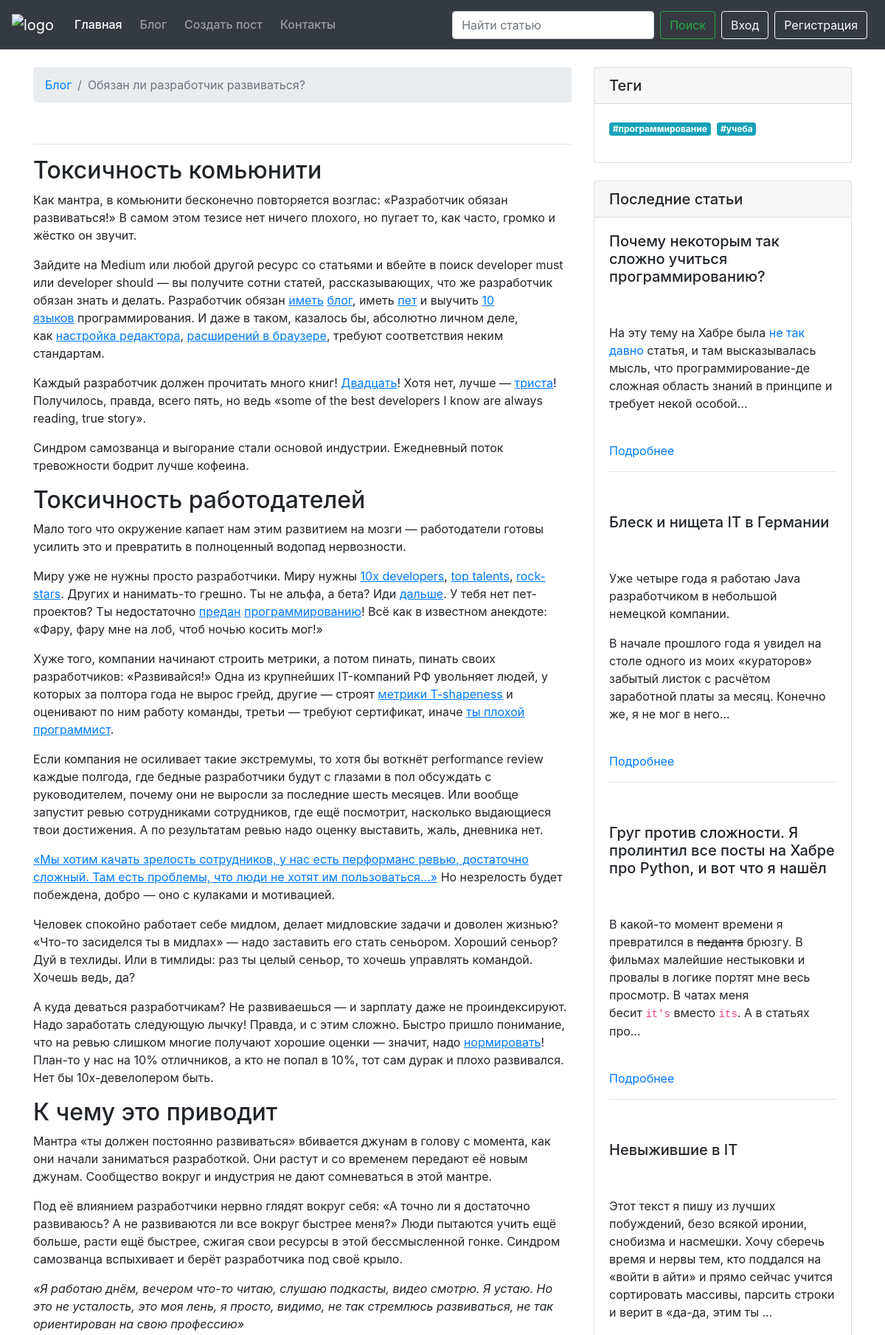
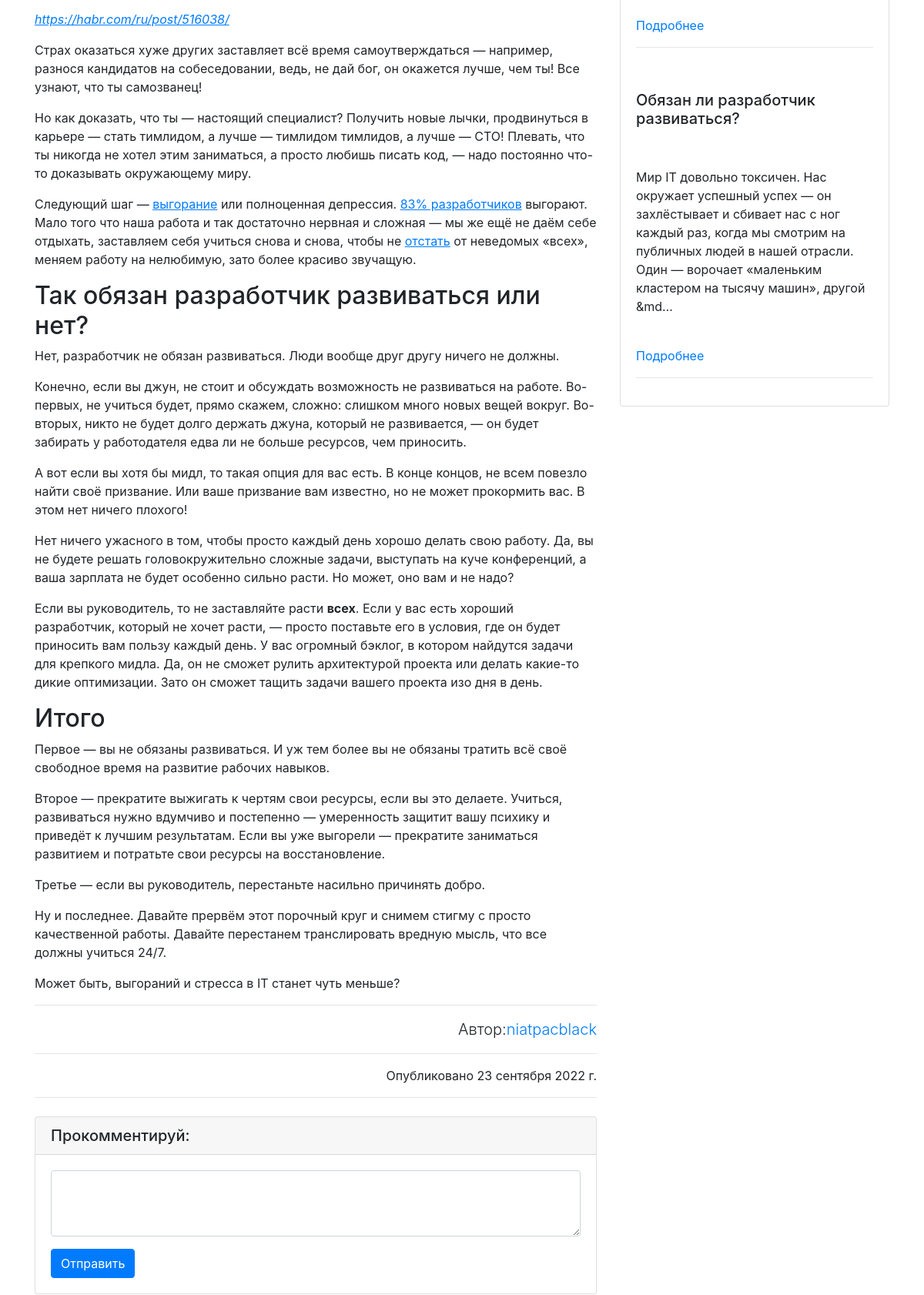
The app's page /blog/post-1/ (upper part) with its own data (2 pictures, top to bottom).
### blog_app/models.py (models this page shows, shortened)
class PostModel(models.Model):
    heading = models.CharField(max_length=255)
    title = models.CharField(max_length=255)
    image = models.ImageField(blank=True, null=True)
    url = models.SlugField()
    description = RichTextUploadingField()
    content = RichTextUploadingField()
    author = models.ForeignKey(User, related_name='posts', on_delete=models.CASCADE)
    created_data = models.DateField(default=timezone.now)
    tag = TaggableManager()
    class Meta:
        db_table = 'posts'
        verbose_name = 'Пост'
        verbose_name_plural = 'Посты'

### blog_app/views.py (the view)
# urls.py: path('<url>/', views.PostPageView.as_view(), name='blog_post'),
class PostPageView(View):
    @logger.catch
    def get(self, request, url):
        return render(
            request,
            'blog_app/post_page.html',
            context={
                'post': get_post_or_404(url=url),
                'last_posts': get_five_last_posts_in_posts_table(),
            },
        )

### blog_app/blog_services/models_services.py (called while the page is built)
def get_post_or_404(url: str):
    return get_object_or_404(PostModel, url=url)

def get_five_last_posts_in_posts_table():
    return PostModel.objects.all()[:5][::-1]

### blog_app/templates/blog_app/post_page.html (shortened to what this page needs)
{% extends 'base.html' %}
{% load static %}
{% block content_app %}
    <div class="container">
        <div class="row">
            <div class="col-lg-8">
                <nav aria-label="breadcrumb" class="mt-4">
                    <ol class="breadcrumb">
                        <li class="breadcrumb-item"><a href="{% url 'blog' %}">Блог</a></li>
                        <li class="breadcrumb-item active" aria-current="page">{{ post.heading }}</li>
                    </ol>
                </nav>
                <hr>
                <p class="lead">{{ post.content|safe }}</p>
                <hr>
                <p class="lead text-right">Автор:<a href="#">{{ post.author }}</a></p>
                <hr>
                <div class="text-right">Опубликовано {{ post.created_data }}</div>
                <hr>
                {% include 'blog_app/post_page_comments.html' %}
            </div>
        {% include 'blog_app/post_page_aside.html' %}
        </div>
    </div>
{% endblock %}

### blog_app/templates/blog_app/post_page_aside.html
<div class="col-md-4">
    <div class="card my-4">
        <h5 class="card-header">Теги</h5>
        <div class="card-body">
            <div class="row">
                <div class="col-lg-12">
                    {% for tag in post.tag.all %}
                        <a href="../../search/tag/{{ tag|lower }}" class="mr-1 mb-3 badge badge-info">#{{ tag|lower }}</a>
                    {% endfor %}
                </div>
            </div>
        </div>
    </div>
    <div class="card my-4">
        <h5 class="card-header">Последние статьи</h5>
        {% for post in last_posts %}
            <div class="card-body">
                <h5 class="card-title">{{ post.title }}</h5>
                <img src="../../static/blog_app/media/{{ post.image }}" alt="" class="card-img-top my-2"><br>
                <p>{{ post.description|safe|truncatechars:250 }}</p><br>
                <a href="{{ post.url }}" class="card-link">Подробнее</a>
                <hr>
            </div>
        {% endfor %}
    </div>
</div>

### records on screen
PostModel: heading "Обязан ли разработчик развиваться?", content "Токсичность комьюнити Как мантра, в комьюнити бесконечно повторяется возглас: «Разработчик обязан развиваться!» В самом этом тезисе нет ничего плохого, но пугает то, как часто, громко и жёстко он звучит. Зайдите на Medium или любой другой ресурс со статьями и вбейте в поиск developer must или developer should — вы получите сотни статей, рассказывающих, что же разработчик обязан знать и делать. Разработчик обязан иметь блог , иметь пет и выучить 10 языков программирования. И даже в таком, казалось бы, абсолютно личном деле, как настройка редактора , расширений в браузере , требуют соответствия неким стандартам. Каждый разработчик должен прочитать много книг! Двадцать ! Хотя нет, лучше —…", author "niatpacblack", created_data "23 сентября 2022 г.", title "Обязан ли разработчик развиваться?", description "Мир IT довольно токсичен. Нас окружает успешный успех — он захлёстывает и сбивает нас с ног каждый раз, когда мы смотрим на публичных людей в нашей отрасли. Один — ворочает «маленьким кластером на тысячу машин», другой &md…"
Tag: name "программирование"
Tag: name "учеба"
PostModel: title "Почему некоторым так сложно учиться программированию?", description "На эту тему на Хабре была не так давно статья, и там высказывалась мысль, что программирование-де сложная область знаний в принципе и требует некой особой…"
PostModel: title "Блеск и нищета IT в Германии", description "Уже четыре года я работаю Java разработчиком в небольшой немецкой компании. В начале прошлого года я увидел на столе одного из моих «кураторов» забытый листок с расчётом заработной платы за месяц. Конечно же, я не мог в него…"
PostModel: title "Груг против сложности. Я пролинтил все посты на Хабре про Python, и вот что я нашёл", description "В какой-то момент времени я превратился в педанта брюзгу. В фильмах малейшие нестыковки и провалы в логике портят мне весь просмотр. В чатах меня бесит it's вместо its . А в статьях про…"
PostModel: title "Невыжившие в IT", description "Этот текст я пишу из лучших побуждений, безо всякой иронии, снобизма и насмешки. Хочу сберечь время и нервы тем, кто поддался на «войти в айти» и прямо сейчас учится сортировать массивы, парсить строки и верит в «да-да, этим ты …"
